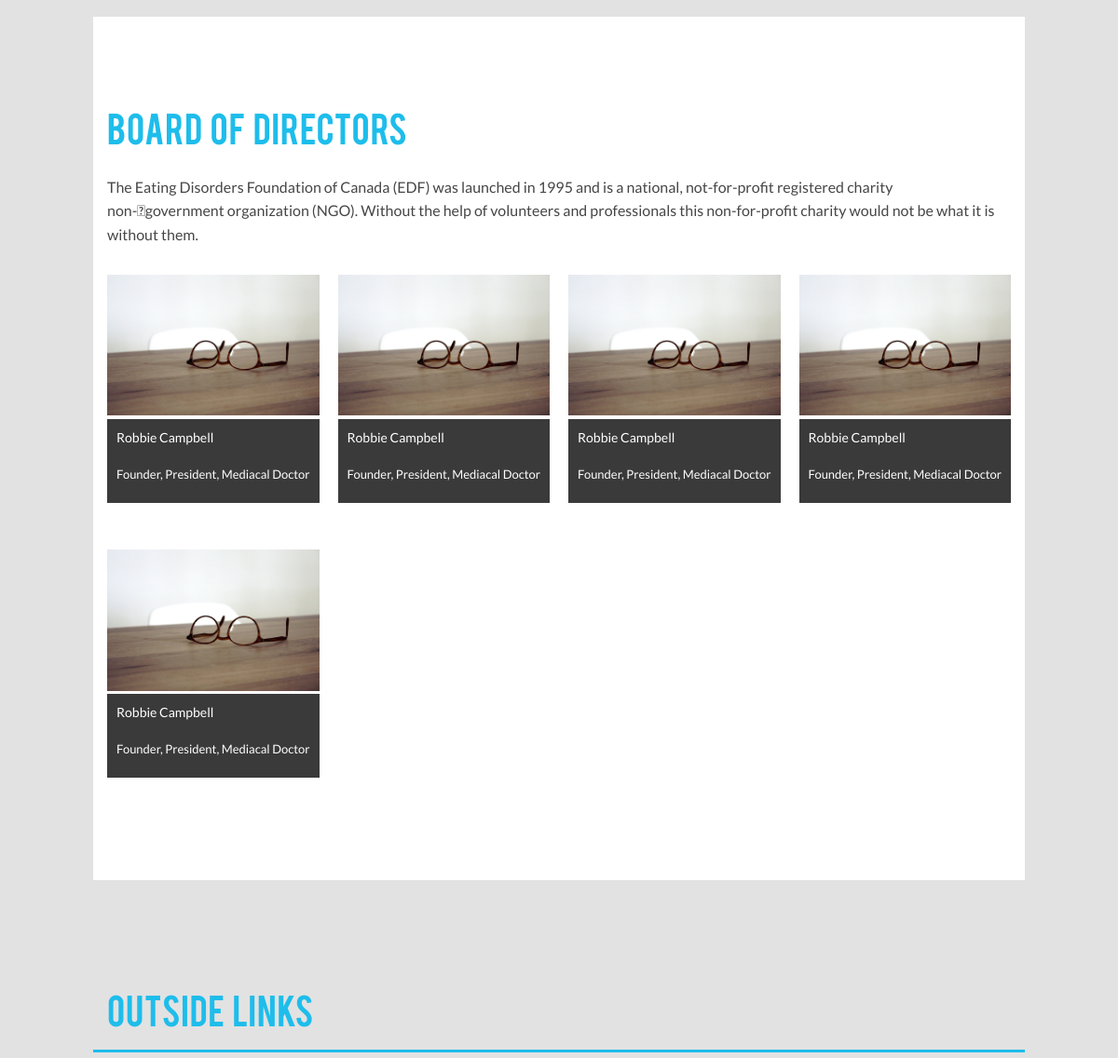
The page /foundation.php (middle part) on the database as committed earlier.
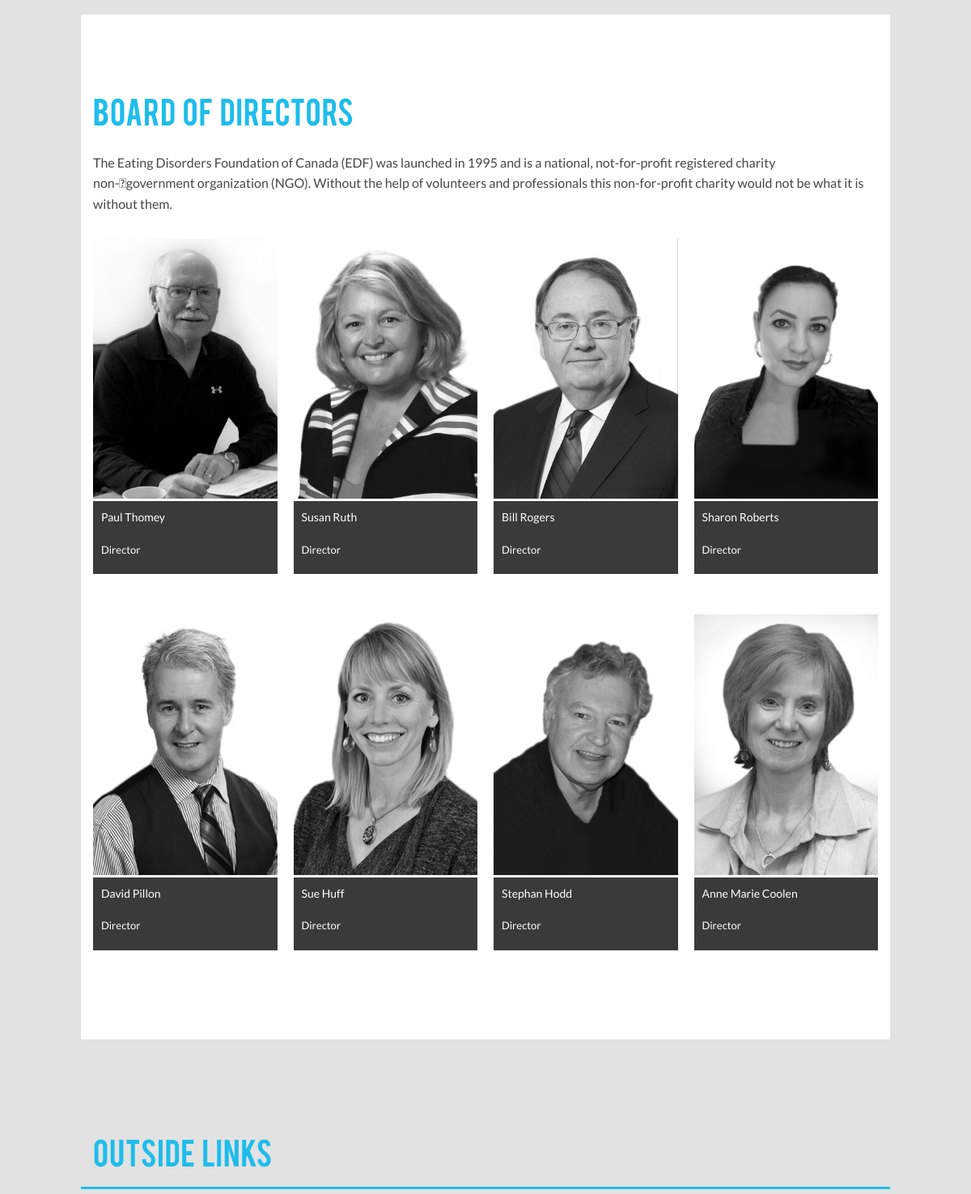
The same page on the database as committed later.
### tables this page shows
CREATE TABLE tbl_bod (
  bod_id smallint(4) unsigned NOT NULL,
  bod_img varchar(50) NOT NULL,
  bod_name varchar(100) NOT NULL,
  bod_title varchar(100) NOT NULL
);

### admin/includes/read.php (called while the page is built, shortened)
<?php
	function getAllbod($tblbod) {
		include('connect.php');
		$bodquery = "SELECT * FROM {$tblbod}";
		$runBod = mysqli_query($link, $bodquery);
		if($runBod){
			return $runBod;
		}else{
			$error = "there was an error gathering data";
			return $error;
		}
	}
?>

### foundation.php (the view, shortened to what this page needs)
<?php
	$tblbod = "tbl_bod";
	$getbod = getAllbod($tblbod);
?>
<!doctype html>
<html>
<head>
<link href="css/main.css" rel="stylesheet" type="text/css" media="screen">
<link rel="stylesheet" href="css/foundation.css" />
</head>
<body>
<div class="board">
	<section class="row bodyBg bod">
		<div>
			<h2 class="small-12 large-12 columns">Board of Directors</h2>
			<p class="small-12 large-12 columns">The Eating Disorders Foundation of Canada (EDF) was launched in 1995 and is a national, not-for-profit registered charity non-government organization (NGO). Without the help of volunteers and professionals this non-for-profit charity would not be what it is without them.</p><br><br>
			<div class="small-12 large-12 columns" >
				<ul class="small-block-grid-3 large-block-grid-4">
					<?php
					if(!is_string($getbod)){
						while($row = mysqli_fetch_array($getbod)){
							echo "<li class=\"bodCont\">
								<img src=\"images/{$row['bod_img']}\" alt=\"{$row['bod_name']}\">
								<div class=\"bodBg\">
									<h3>{$row['bod_name']}</h3>
									<p>{$row['bod_title']}</p>
								</div>
							</li>";
						}
					}else{
						echo "<p>{$getbod}</p>";
					}
					 ?>
				</ul>
			</div>
		</div>
	</section>
</div>
<section class="row outsideLinks">
	<h2 class="small-12 large-12 columns">Outside Links</h2>
</section>
</body>
</html>

### css/main.css (style rules this page uses)
html { background-color: #e2e2e2; }
.bod { padding-top: 60px; padding-bottom: 60px; }
.bodyBg { background-color: #FFF; }
.board { padding: 20px; }
.bod h2 { font-family: 'bebasregular', serif; color: #1ebdeb; margin-top: 40px; word-spacing: 5px; }
.bod p { font-family: 'Lato', sans-serif; color: #464646; margin-top: 10px; margin-bottom: 30px; }
.bodCont h3 { font-family: 'Lato', sans-serif; color: #FFF; font-size: 14px; padding-left: 10px; font-weight: 400; padding-top: 10px; }
.bodCont p { font-family: 'Lato', sans-serif; color: #FFF; font-size: 13px; padding-left: 10px; padding-top: 10px; padding-bottom: 20px; }
.bodBg { background-color: #3a3a3a; }
.outsideLinks { padding-top:60px; padding-bottom:60px; }
.outsideLinks h2 { font-family: 'bebasregular', serif; color: #1ebdeb; margin-top: 40px; word-spacing: 5px; padding-bottom: 10px; border-bottom: 3px solid #1ebdeb; }

Rows that differ between the two databases and show on the page:
removed tbl_bod: bod_img (picture), bod_name "Robbie Campbell", bod_title "Founder, President, Mediacal Doctor"
removed tbl_bod: bod_img (picture), bod_name "Robbie Campbell", bod_title "Founder, President, Mediacal Doctor"
removed tbl_bod: bod_img (picture), bod_name "Robbie Campbell", bod_title "Founder, President, Mediacal Doctor"
removed tbl_bod: bod_img (picture), bod_name "Robbie Campbell", bod_title "Founder, President, Mediacal Doctor"
removed tbl_bod: bod_img (picture), bod_name "Robbie Campbell", bod_title "Founder, President, Mediacal Doctor"
added tbl_bod: bod_img (picture), bod_name "Paul Thomey", bod_title "Director"
added tbl_bod: bod_img (picture), bod_name "Susan Ruth", bod_title "Director"
added tbl_bod: bod_img (picture), bod_name "Bill Rogers", bod_title "Director"
added tbl_bod: bod_img (picture), bod_name "Sharon Roberts", bod_title "Director"
added tbl_bod: bod_img (picture), bod_name "David Pillon", bod_title "Director"
added tbl_bod: bod_img (picture), bod_name "Sue Huff", bod_title "Director"
added tbl_bod: bod_img (picture), bod_name "Stephan Hodd", bod_title "Director"
added tbl_bod: bod_img (picture), bod_name "Anne Marie Coolen", bod_title "Director"
